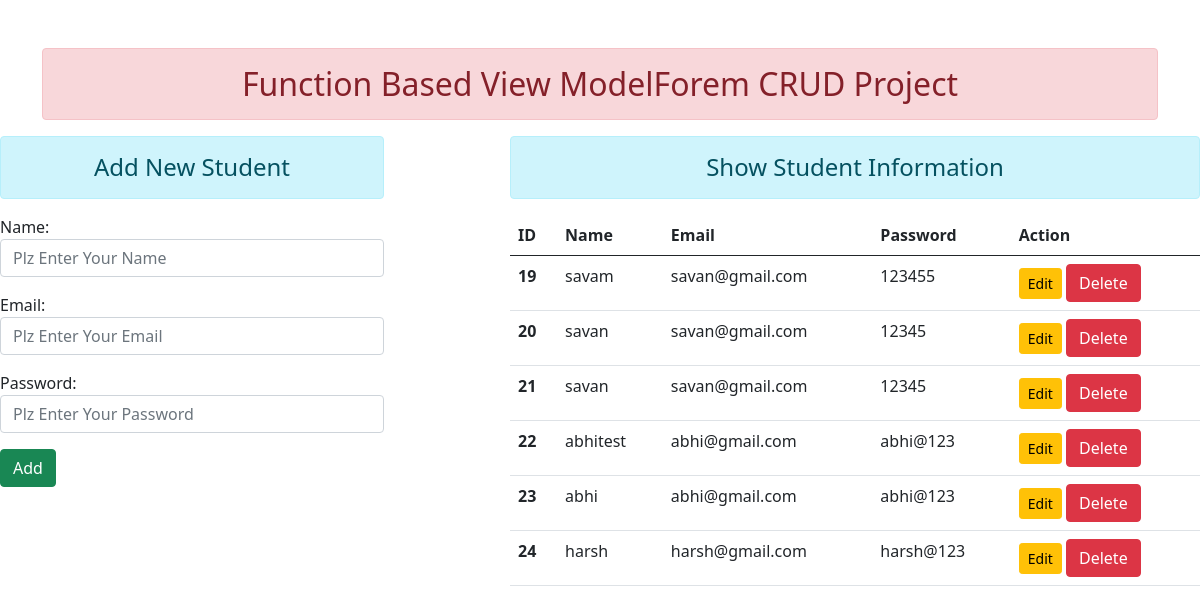
The page / on the database its author committed.
### enroll/models.py (models this page shows)
class User(models.Model):
    name = models.CharField(max_length=70)
    email = models.EmailField(max_length=100)
    password = models.CharField(max_length=100)

### enroll/views.py (the view)
# urls.py: path('', views.add_show, name='addandshow'),
def add_show(request):
    if request.method == 'POST':
        fm = StudentRegistration(request.POST)
        if fm.is_valid():
            nm = fm.cleaned_data['name']
            em = fm.cleaned_data['email']
            pw = fm.cleaned_data['password']
            reg = User(name=nm, email=em, password=pw)
            reg.save()
            return HttpResponseRedirect('/')
    else:
        fm = StudentRegistration()
    stud = User.objects.all()
    return render(request, 'enroll/addandshow.html', {'form': fm, 'stu': stud})

### enroll/forms.py
class StudentRegistration(forms.ModelForm):
    class Meta:
        model = User
        fields = ['name', 'email', 'password']
        widgets = {
            'name': forms.TextInput(attrs={'class': 'form-control', 'placeholder': 'Plz Enter Your Name'}),
            'email': forms.EmailInput(attrs={'class': 'form-control', 'placeholder': 'Plz Enter Your Email'}),
            'password': forms.PasswordInput(render_value=True,  attrs={'class': 'form-control', 'placeholder': 'Plz Enter Your Password'}),
        }

### enroll/templates/enroll/addandshow.html (shortened to what this page needs)
{% extends 'enroll/base.html' %}
{% block content %}
<div class="row">
    <div class="col-sm-4">
        <h4 class="text-center alert alert-info">Add New Student</h4>
        <form action="" method="POST">
            {{form.as_p}}
            <input type="submit" value="Add" class="btn btn-success">
        </form>
    </div>
    <div class="col-sm-7 offset-1">
        <h4 class="text-center alert alert-info">Show Student Information</h4>
        {% if stu %}
        <table class="table table-hover">
            <thead>
                <tr>
                    <th scope="col">ID</th>
                    <th scope="col">Name</th>
                    <th scope="col">Email</th>
                    <th scope="col">Password</th>
                    <th scope="col">Action</th>
                </tr>
            </thead>
            <tbody>
                {% for st in stu %}
                <tr>
                    <th scope="row">{{st.id}}</th>
                    <td>{{st.name}}</td>
                    <td>{{st.email}}</td>
                    <td>{{st.password}}</td>
                    <td>
                        <a href="{% url 'updatedata' st.id %}" class="btn btn-warning btn-sm">Edit</a>
                        <form action="{% url 'deletedata' st.id %}" method="POST" class="d-inline">
                            <input type="submit" class="btn btn-danger" value="Delete">
                        </form>
                    </td>
                </tr>
                {% endfor %}
            </tbody>
        </table>
        {% else %}
        <h4 class="text-center alert alert-warning">No Records</h4>
        {% endif %}
    </div>
</div>
{% endblock content %}

### enroll/templates/enroll/base.html (shortened to what this page needs)
<!DOCTYPE html>
{% load static %}
<html lang="en">
<head>
    <link rel="stylesheet" href="{% static 'enroll/css/bootstrap.css' %}">
</head>
<body>
    <div class="container mt-5">
        <h2 class="text-center alert alert-danger">Function Based View ModelForem CRUD Project</h2>
    </div>
    {% block content %}{% endblock content %}
</body>
</html>

### rows shown on the page
User: id "19", name "savam", email "savan@gmail.com", password "123455"
User: id "20", name "savan", email "savan@gmail.com", password "12345"
User: id "21", name "savan", email "savan@gmail.com", password "12345"
User: id "22", name "abhitest", email "abhi@gmail.com", password "abhi@123"
User: id "23", name "abhi", email "abhi@gmail.com", password "abhi@123"
User: id "24", name "harsh", email "harsh@gmail.com", password "harsh@123"
